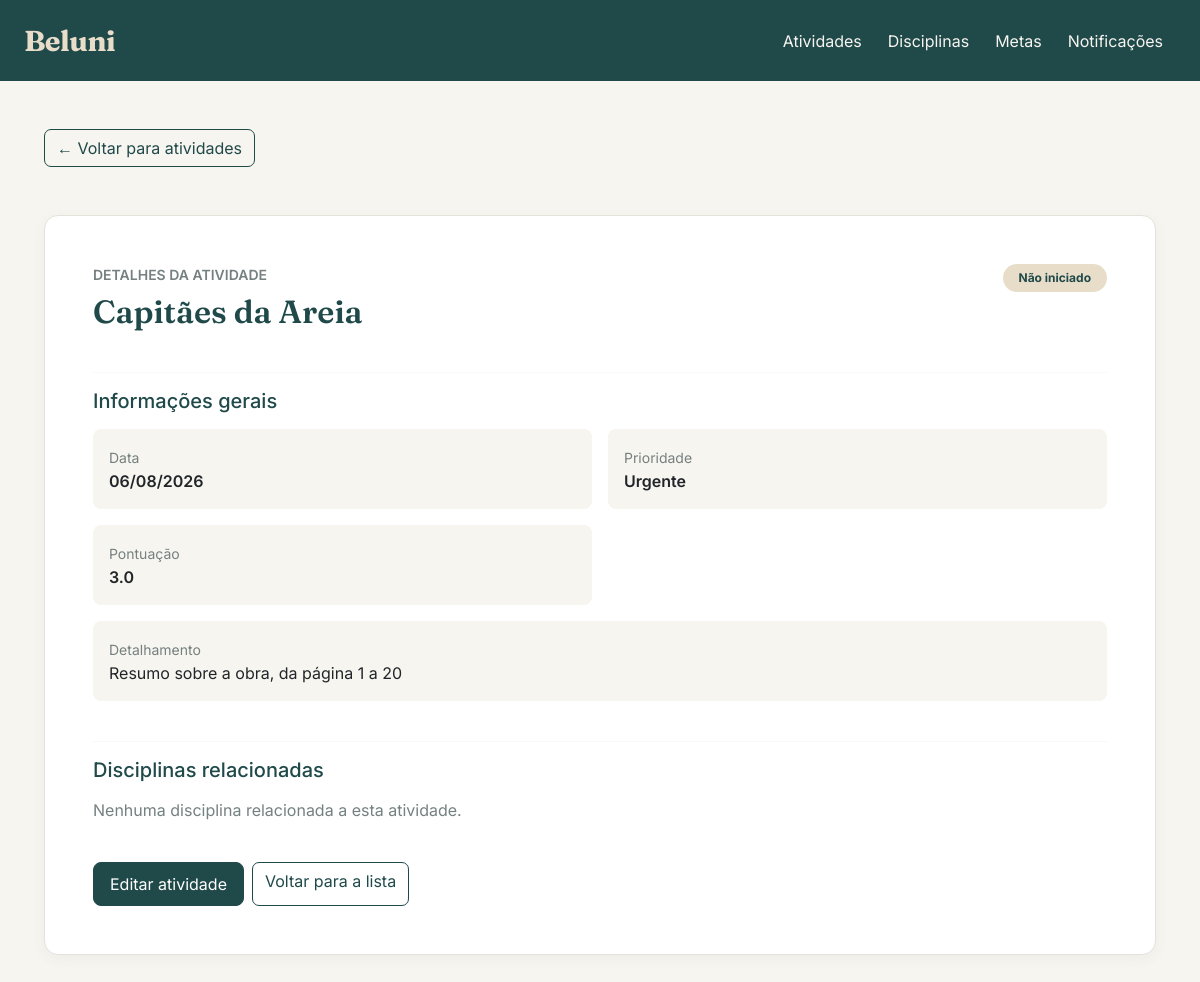
The page /atividades/1/ (signed in) on the database as committed earlier.
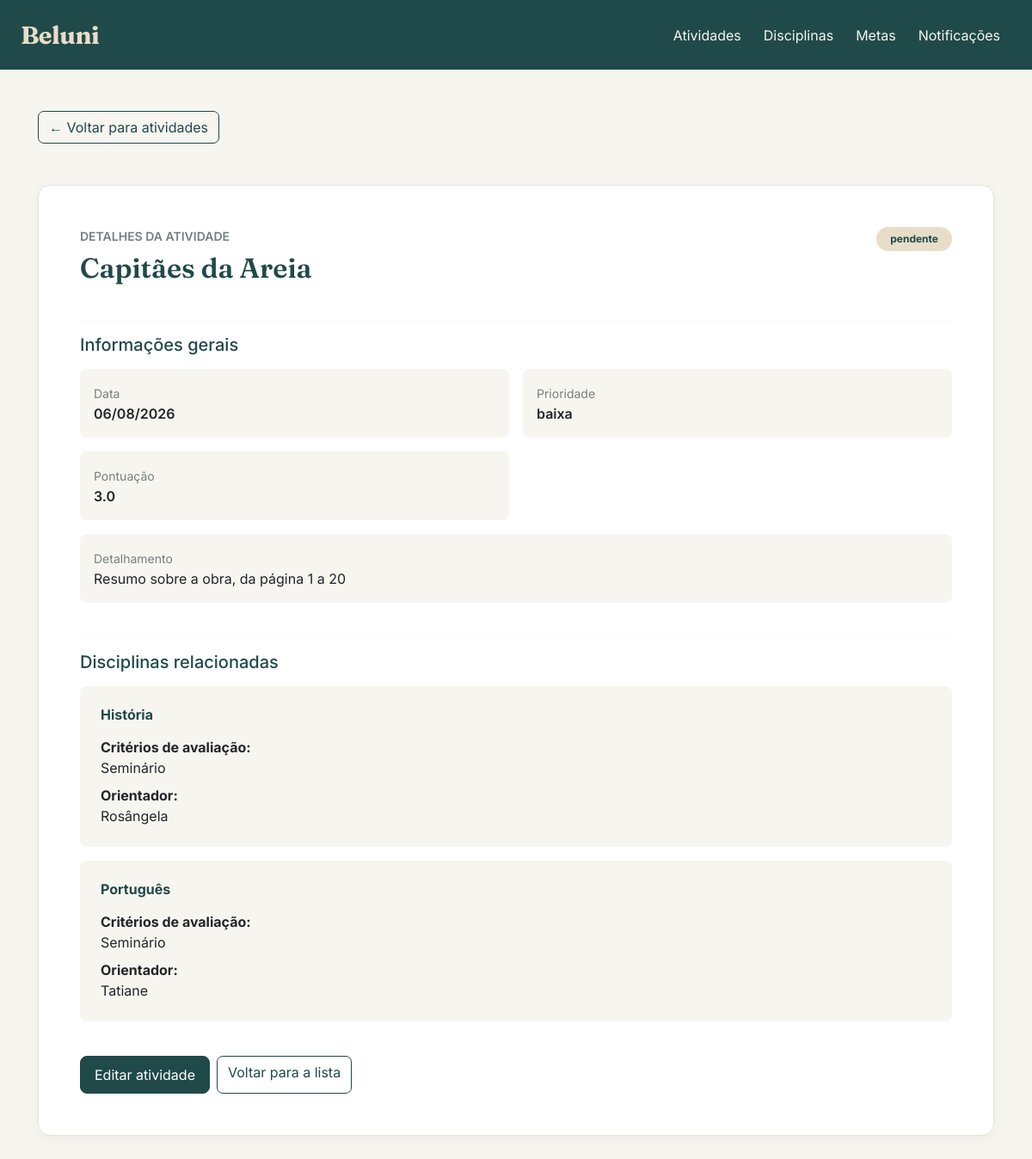
The same page on the database as committed later.
### atividade/models.py (models this page shows, shortened)
class Atividade(models.Model):
    titulo = models.CharField(max_length=100)
    data = models.DateField()
    detalhamento_atividade = models.CharField(max_length=255)
    status = models.CharField(max_length=50)
    prioridade = models.CharField(max_length=50)
    pontuacao = models.FloatField()
    disciplinas = models.ManyToManyField(
        Disciplina,
        through="AtividadeInterdisciplinar",
        related_name="atividades"
    )

class AtividadeInterdisciplinar(models.Model):
    atividade = models.ForeignKey(
        Atividade,
        on_delete=models.CASCADE
    )
    disciplina = models.ForeignKey(
        Disciplina,
        on_delete=models.CASCADE
    )
    criterios_de_avaliacao = models.CharField(max_length=255)
    orientador = models.CharField(max_length=100)
    class Meta:
        verbose_name = "Atividade interdisciplinar"
        verbose_name_plural = "Atividades interdisciplinares"

### disciplinas/models.py (models this page shows, shortened)
class Disciplina(models.Model):
    nomedisciplina = models.CharField(max_length=100)
    estudante = models.ForeignKey(
        'estudante.Estudante',
        on_delete=models.CASCADE
    )

### atividade/views.py (the view)
# urls.py: path('<int:id>/', views.detalhar_atividade, name='detalhar_atividade'),
@login_required
@permission_required('atividade.view_atividade')
def detalhar_atividade(request, id):
    atividade = get_object_or_404(
        Atividade.objects.prefetch_related(
            'disciplinas',
            'atividadeinterdisciplinar_set',
        ),
        id=id
    )
    return render(
        request,
        'atividade/detalhar.html',
        {'atividade': atividade}
    )

### atividade/templates/atividade/detalhar.html (shortened to what this page needs)
{% extends 'base.html' %}
{% block conteudo %}
<div class="container py-3">
    <div class="mb-4">
        <a href="{% url 'listar_atividades' %}" class="btn btn-outline-primary mb-4">
            ← Voltar para atividades
        </a>
    </div>
    <div class="card p-4 p-md-5">
        <div class="d-flex justify-content-between align-items-start flex-wrap gap-3 mb-4">
            <div>
                <p class="text-uppercase small fw-semibold text-secondary mb-2">
                    Detalhes da atividade
                </p>
                <h1 class="titulo-pagina mb-0">
                    {{ atividade.titulo }}
                </h1>
            </div>
            <span class="badge rounded-pill px-3 py-2"
                  style="background-color: #E8DDC8; color: #20494A;">
                {{ atividade.get_status_display|default:atividade.status }}
            </span>
        </div>
        <hr style="border-color: #E5E2D9;">
        <h5 class="mb-3" style="color: #20494A;">
            Informações gerais
        </h5>
        <div class="row g-3 mb-4">
            <div class="col-md-6">
                <div class="p-3 rounded-3 h-100"
                     style="background-color: #F7F5EF;">
                    <span class="small text-secondary">Data</span>
                    <p class="fw-semibold mb-0">
                        {{ atividade.data|date:"d/m/Y" }}
                    </p>
                </div>
            </div>
            <div class="col-md-6">
                <div class="p-3 rounded-3 h-100"
                     style="background-color: #F7F5EF;">
                    <span class="small text-secondary">Prioridade</span>
                    <p class="fw-semibold mb-0">
                        {{ atividade.get_prioridade_display|default:atividade.prioridade }}
                    </p>
                </div>
            </div>
            <div class="col-md-6">
                <div class="p-3 rounded-3 h-100"
                     style="background-color: #F7F5EF;">
                    <span class="small text-secondary">Pontuação</span>
                    <p class="fw-semibold mb-0">
                        {{ atividade.pontuacao }}
                    </p>
                </div>
            </div>
            <div class="col-12">
                <div class="p-3 rounded-3"
                     style="background-color: #F7F5EF;">
                    <span class="small text-secondary">Detalhamento</span>
                    <p class="mb-0">
                        {{ atividade.detalhamento_atividade|default:"Não informado."|linebreaksbr }}
                    </p>
                </div>
            </div>
        </div>
        <hr style="border-color: #E5E2D9;">
        <h5 class="mb-3" style="color: #20494A;">
            Disciplinas relacionadas
        </h5>
        {% for item in atividade.atividadeinterdisciplinar_set.all %}
            <div class="p-3 p-md-4 mb-3 rounded-3"
                 style="background-color: #F7F5EF;">
                <h6 class="fw-bold mb-3" style="color: #20494A;">
                    {{ item.disciplina.nomedisciplina }}
                </h6>
                <p class="mb-2">
                    <strong>Critérios de avaliação:</strong><br>
                    {{ item.criterios_de_avaliacao|default:"Não informado." }}
                </p>
                <p class="mb-0">
                    <strong>Orientador:</strong><br>
                    {{ item.orientador|default:"Não informado." }}
                </p>
            </div>
        {% empty %}
            <p class="text-secondary">
                Nenhuma disciplina relacionada a esta atividade.
            </p>
        {% endfor %}
        <div class="d-flex flex-wrap gap-2 mt-4">
            <a href="{% url 'editar_atividade' atividade.id %}"
               class="btn btn-primary">
                Editar atividade
            </a>
            <a href="{% url 'listar_atividades' %}"
               class="btn btn-outline-primary">
                Voltar para a lista
            </a>
        </div>
    </div>
</div>
{% endblock %}

Rows that differ between the two databases and show on the page:
changed Atividade "Capitães da Areia": status "Não iniciado" → "pendente"; prioridade "Urgente" → "baixa"
added AtividadeInterdisciplinar: disciplina.nomedisciplina "História", criterios_de_avaliacao "Seminário", orientador "Rosângela"
added AtividadeInterdisciplinar: disciplina.nomedisciplina "Português", criterios_de_avaliacao "Seminário", orientador "Tatiane"
Other text that changed with them:
text no longer shown: "Nenhuma disciplina relacionada a esta atividade."
